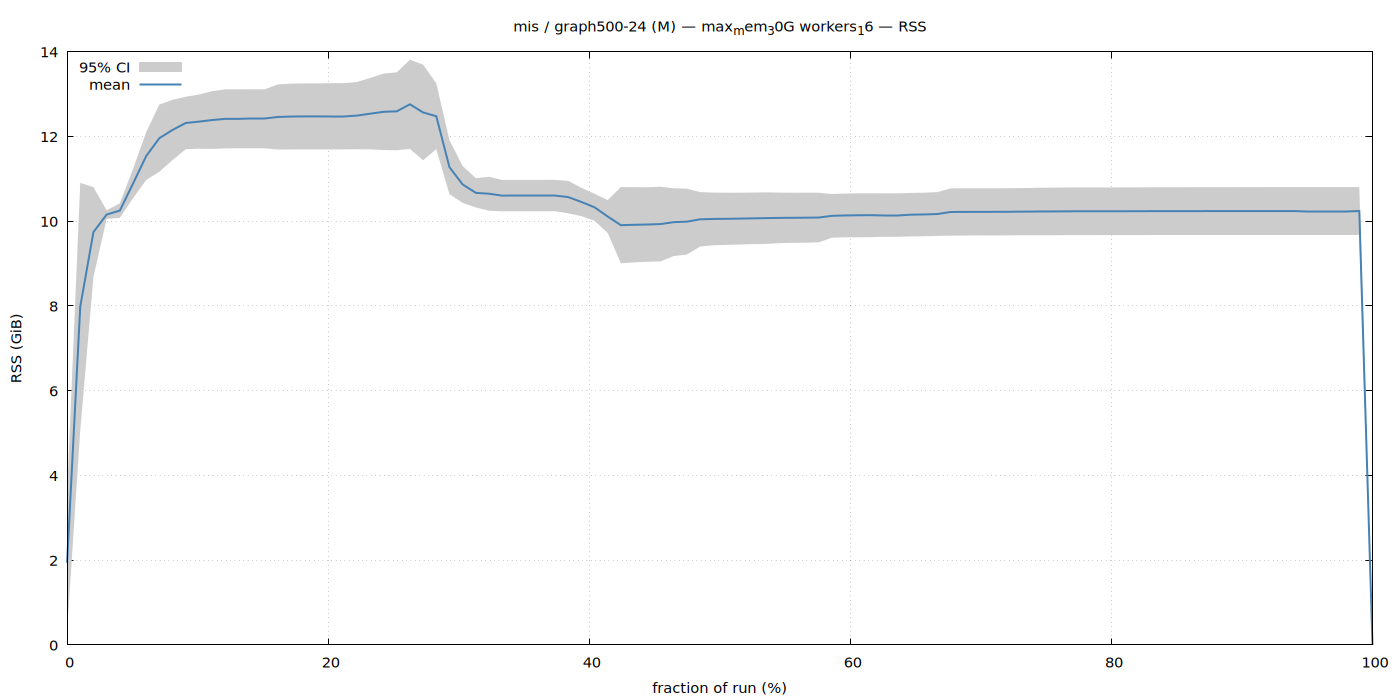

The gnuplot source for this figure:
set terminal pngcairo size 1400,700 enhanced font 'Sans,11'
set output '/home/ubuntu/nvm/gfrs/mis/M/graph500-24/max_mem_30G_workers_16/rss.png'
set title "mis / graph500-24 (M) — max_mem_30G workers_16 — RSS"
set xlabel 'fraction of run (%)'
set ylabel 'RSS (GiB)'
set grid
set key top left
set yrange [0:*]
plot '/home/ubuntu/nvm/gfrs/mis/M/graph500-24/max_mem_30G_workers_16/rss.dat' using 1:3:4 with filledcurves lc rgb '#cccccc' title '95% CI', \
     '' using 1:2 with lines lw 2 lc rgb '#4682b4' title 'mean'
